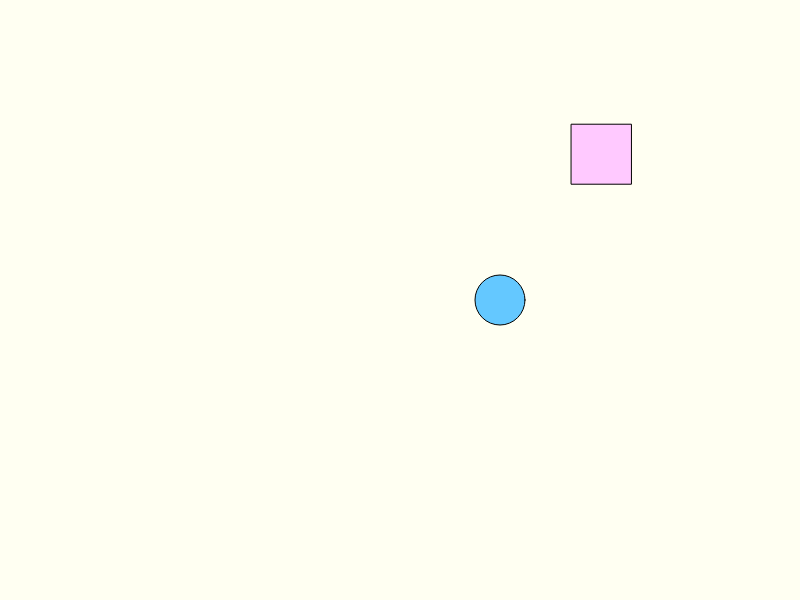
Frame 1 (no input)
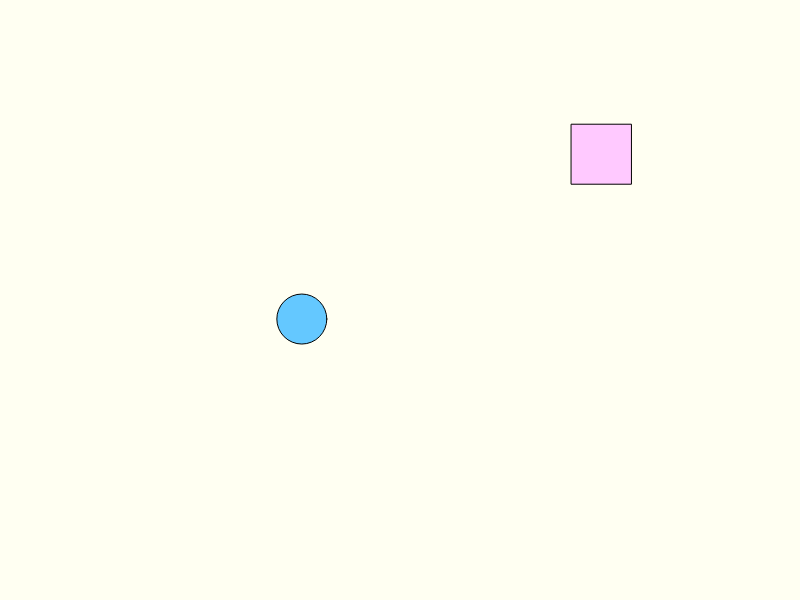
Frame 60 (no input)
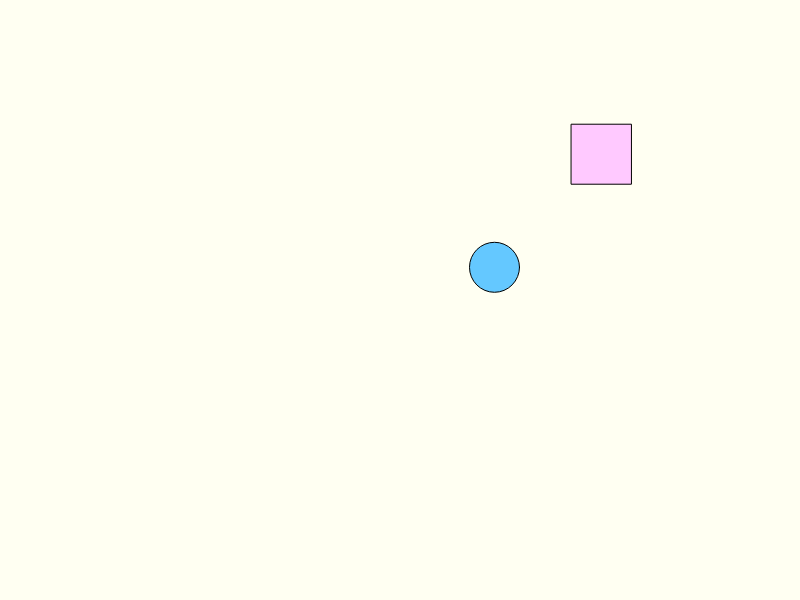
Frame 120 (the mouse pressed at the canvas centre since frame 60)

The p5.js sketch that drew these frames (run headless with seeded random() and noise() and a simulated clock; from frame 60 on, the mouse is pressed at the canvas centre):

// p5.js sketch
// ── sketch.js
let angle = 0;
let lastTriggerTime = 0;
let interval = 2000; // 2 seconds

// Variables for rectangle position
let rectX, rectY;

function setup() {
  createCanvas(800, 600);
  // Initialize rectangle position
  rectX = random(width);
  rectY = random(height);
}

function draw() {
  background(255,454,242);
  fill(100, 200, 255);
  // Repeated motion using trigonometric function
  let x = width / 2 + cos(angle) * 100;
  let y = height / 2 + sin(angle) * 100;
  ellipse(x, y, 50, 50);
  angle += 0.05;
  fill(302, 201, 288);
  // Draw the rectangle continuously
  rect(rectX, rectY, 60, 60);

  // Interval-based motion for updating rectangle position
  if (millis() - lastTriggerTime > interval) {
    lastTriggerTime = millis();
    rectX = random(width);
    rectY = random(height);
  }
}
// ── indexdoc.html
<!DOCTYPE html>
<html lang="en">
<head>
    <meta charset="UTF-8">
    <meta name="viewport" content="width=device-width, initial-scale=1.0">
    <title>Document</title>
</head>
<body>
    <img src="Slide 16_9 - 2.png" width="1500">
</body>
</html>
